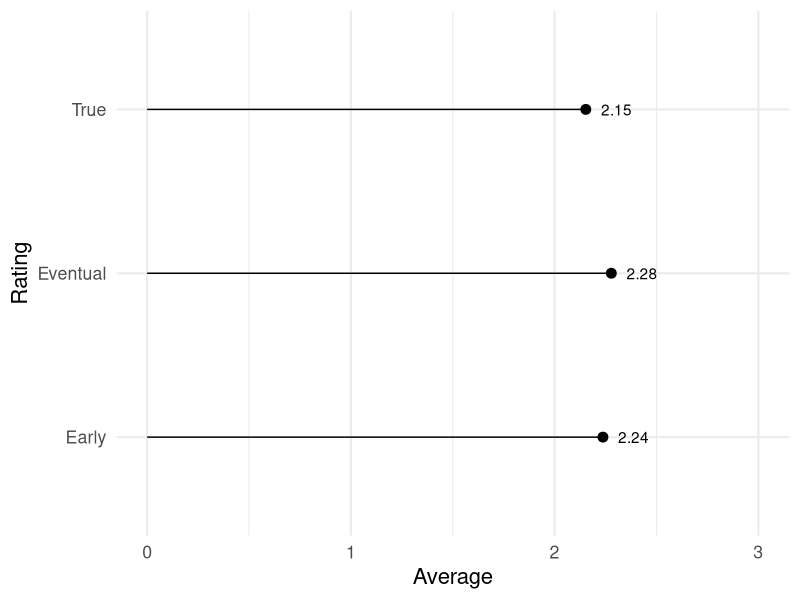

Here is the R script that generated this plot:
## ---- chunk 1
library(tidyverse)
## ---- chunk 2
shoe_options = c('cheap', 'expensive')
sat_options = 1:3

sim_ratings <- function(ct=10000,
                        cheap_sat_prob=c(.2, .6, .2),
                        exp_sat_prob=c(.1, .5, .4),
                        rate_probs=c(.1, .2),
                        rate_mult=2,
                        late_probs=c(.5, .25)) {
  ret <- tibble(user=1:ct,
              shoes=sample(shoe_options, size=ct, replace=TRUE))

  ret %>%
    mutate(satisfaction=ifelse(shoes=='cheap',
                               sample(sat_options, size=ct,
                                      replace=TRUE, prob=cheap_sat_prob),
                               sample(sat_options, size=ct,
                                      replace=TRUE, prob=exp_sat_prob))) %>%
    mutate(rates_prob=ifelse(shoes=='cheap', rate_probs[[1]], rate_probs[[2]]) * 
             ifelse(satisfaction != 2, rate_mult, 1)) %>%
    mutate(rates_late_prob=ifelse(satisfaction != 2, 
                                  late_probs[[1]], late_probs[[2]])) %>%
    mutate(rates=rbinom(ct, 1, rates_prob),
           rates_late=rbinom(ct, 1, rates_late_prob))
}

sim1 <- sim_ratings()

res1 <- with(sim1, tribble(
  ~ name, ~value,
  "True", mean(satisfaction),
  "Early", mean(satisfaction[rates & !rates_late]),
  "Eventual", mean(satisfaction[as.logical(rates)])
))

theme_set(theme_minimal(base_size=16))

ggplot(res1, aes(name, value, label=sprintf('%0.2f', value))) +
  geom_point(size = 3, color = "black") + 
  geom_segment(aes(x=name, xend=name, y=0, yend=value)) +
  geom_text(nudge_y=.15) +
  scale_y_continuous("Average", limits=c(0,3)) +
  coord_flip() +
  labs("Simulation 1: Parameters in Text",
       x="Rating")

